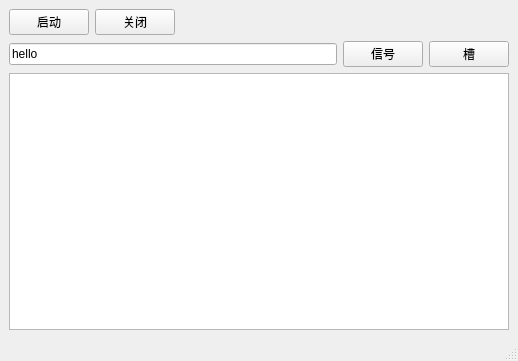
<?xml version="1.0" encoding="UTF-8"?>
<ui version="4.0">
 <class>ServerWindow</class>
 <widget class="QMainWindow" name="ServerWindow">
  <property name="geometry">
   <rect>
    <x>0</x>
    <y>0</y>
    <width>518</width>
    <height>361</height>
   </rect>
  </property>
  <property name="windowTitle">
   <string>ServerWindow</string>
  </property>
  <widget class="QWidget" name="centralwidget">
   <layout class="QVBoxLayout" name="verticalLayout">
    <item>
     <layout class="QHBoxLayout" name="horizontalLayout">
      <item>
       <widget class="QPushButton" name="btnOpen">
        <property name="text">
         <string>启动</string>
        </property>
       </widget>
      </item>
      <item>
       <widget class="QPushButton" name="btnClose">
        <property name="text">
         <string>关闭</string>
        </property>
       </widget>
      </item>
      <item>
       <spacer name="horizontalSpacer">
        <property name="orientation">
         <enum>Qt::Horizontal</enum>
        </property>
        <property name="sizeHint" stdset="0">
         <size>
          <width>40</width>
          <height>20</height>
         </size>
        </property>
       </spacer>
      </item>
     </layout>
    </item>
    <item>
     <layout class="QHBoxLayout" name="horizontalLayout_2">
      <item>
       <widget class="QLineEdit" name="editSend">
        <property name="text">
         <string>hello</string>
        </property>
       </widget>
      </item>
      <item>
       <widget class="QPushButton" name="btnSignal">
        <property name="text">
         <string>信号</string>
        </property>
       </widget>
      </item>
      <item>
       <widget class="QPushButton" name="btnSlot">
        <property name="text">
         <string>槽</string>
        </property>
       </widget>
      </item>
     </layout>
    </item>
    <item>
     <widget class="QTextEdit" name="editRecv"/>
    </item>
   </layout>
  </widget>
  <widget class="QMenuBar" name="menubar">
   <property name="geometry">
    <rect>
     <x>0</x>
     <y>0</y>
     <width>518</width>
     <height>23</height>
    </rect>
   </property>
  </widget>
  <widget class="QStatusBar" name="statusbar"/>
 </widget>
 <resources/>
 <connections/>
</ui>
